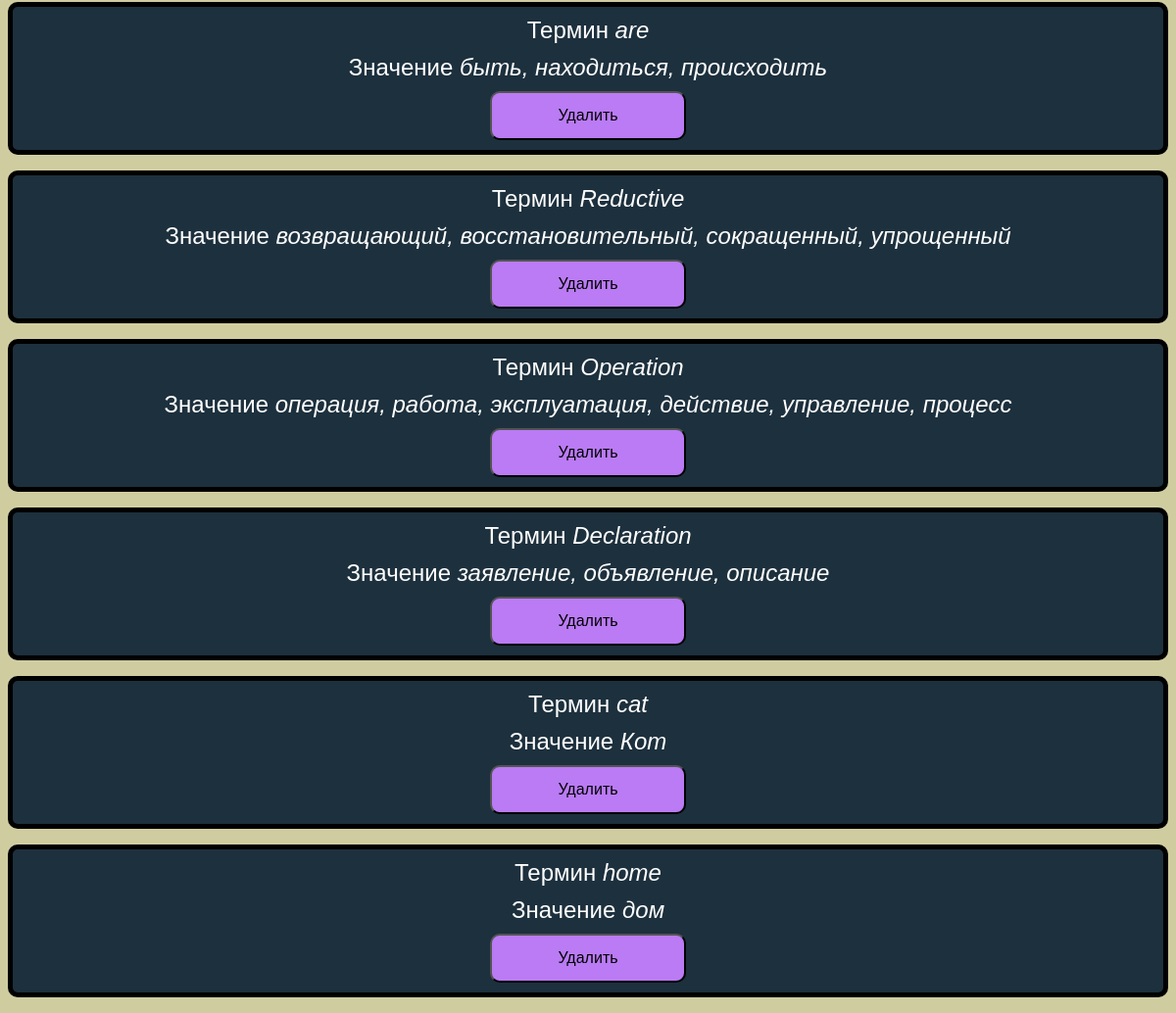
The page /flashcard/ (signed in, lower part) on the database as committed earlier.
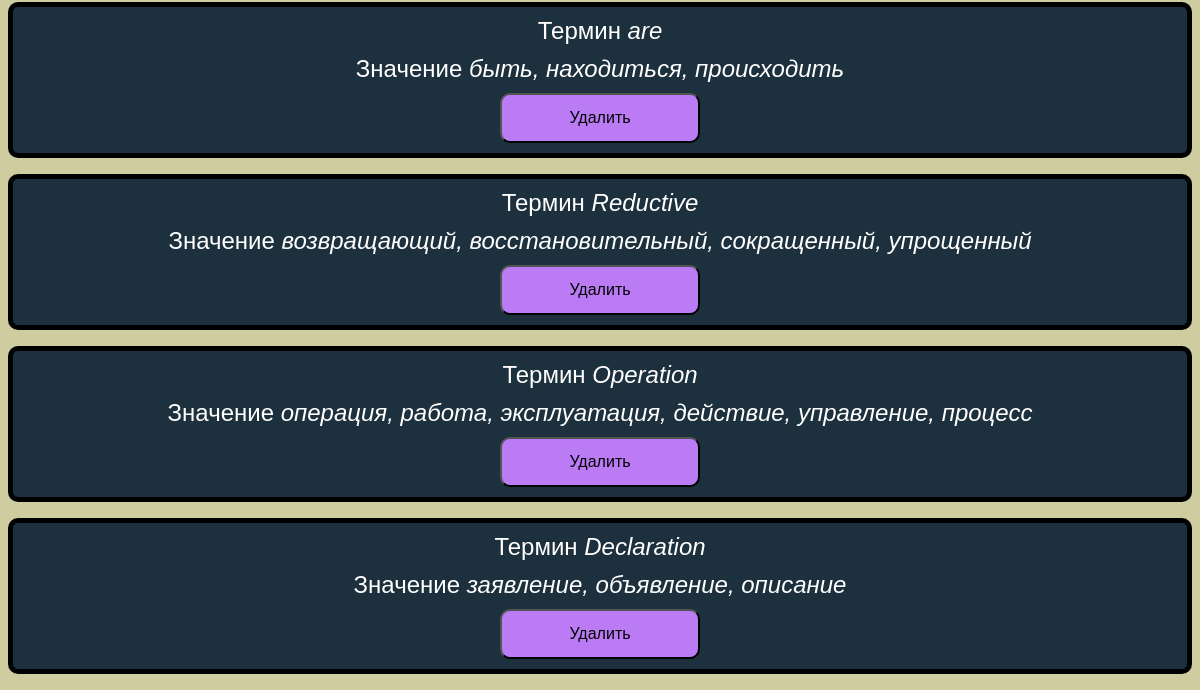
The same page on the database as committed later.
### flashcards/models.py (models this page shows, shortened)
class Flashcards(models.Model):
    user = models.ForeignKey(User, on_delete=models.CASCADE)
    subject = models.CharField(max_length=50, blank=True, null=True, verbose_name='Категория')
    term = models.CharField(max_length=100, verbose_name='Термин')
    meaning = models.CharField(max_length=250, verbose_name='Значение')
    term_photo = models.ImageField(upload_to='photos', blank=True, null=True)
    meaning_photo = models.ImageField(upload_to='photos', blank=True, null=True)

### flashcards/views.py (the view)
# urls.py: path('flashcard/', views.flashcard, name='flashcard'),
@login_required
def flashcard(request):  # Функция просмотра существующих карточек
    flashcards = Flashcards.objects.filter(user=request.user)
    return render(request, 'flashcards/flashcard.html', {'flashcards': flashcards})

### flashcards/templates/flashcards/flashcard.html (shortened to what this page needs)
<!DOCTYPE html>
{% load static %}
<html lang="en">
<head>
    <link rel="stylesheet" href="{% static 'css/style.css' %}">
</head>
<body>
{% for flashcard in flashcards%}
    <ul>
        <li><div class="blockFlashcard">
            <div><span class="depiction">Термин</span><span class="values"> {{ flashcard.term }}</span></div>
            <div><span class="depiction">Значение</span><span class="values"> {{ flashcard.meaning }}</span></div>
            <div>
                <form method="post" action="{% url 'delete_flashcard' flashcard.id %}">
                    <button>Удалить</button>
                </form></div>
    </div></li>
    </ul>
{%endfor%}
</body>
</html>

### flashcards/static/css/style.css (style rules this page uses)
body { font-family: Verdana, Geneva, Tahoma, sans-serif; background-color: rgb(207, 205, 160); text-align: center; padding-bottom: 0; }
button { background-color: rgb(186, 123, 245); left: 30%; width: 200px; height: 50px; font-size: medium; border-radius: 10px; }
li { list-style-type: none; }
.blockFlashcard { border: solid 5px; background-color: rgb(29, 48, 61); text-align: center; border-radius: 10px; padding-top: 0; left: 30%; right: 30%; }
.blockFlashcard div { margin: 10px; }
ul { padding-left: 0; }
.values { font-style: italic; font-size: 24px; color: white; }
.depiction { font-size: 24px; color: white; }

Rows that differ between the two databases and show on the page:
removed Flashcards: term "cat", meaning "Кот"
removed Flashcards: term "home", meaning "дом"
